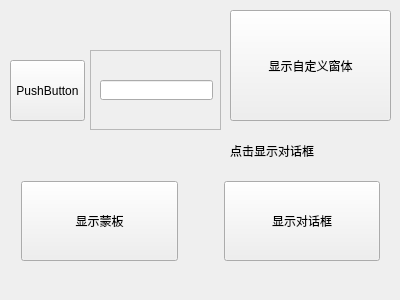
<?xml version="1.0" encoding="UTF-8"?>
<ui version="4.0">
 <class>QWindowTest</class>
 <widget class="QBaseWindow" name="QWindowTest">
  <property name="geometry">
   <rect>
    <x>0</x>
    <y>0</y>
    <width>400</width>
    <height>300</height>
   </rect>
  </property>
  <property name="windowTitle">
   <string>QWindowTest</string>
  </property>
  <widget class="QPushButton" name="PB_TestWindow">
   <property name="geometry">
    <rect>
     <x>230</x>
     <y>10</y>
     <width>161</width>
     <height>111</height>
    </rect>
   </property>
   <property name="text">
    <string>显示自定义窗体</string>
   </property>
  </widget>
  <widget class="QLabel" name="label">
   <property name="geometry">
    <rect>
     <x>230</x>
     <y>135</y>
     <width>91</width>
     <height>31</height>
    </rect>
   </property>
   <property name="styleSheet">
    <string notr="true">border-color: rgb(0, 170, 255);
gridline-color: rgb(85, 255, 127);</string>
   </property>
   <property name="text">
    <string>点击显示对话框</string>
   </property>
  </widget>
  <widget class="QWidget" name="horizontalLayoutWidget">
   <property name="geometry">
    <rect>
     <x>10</x>
     <y>170</y>
     <width>381</width>
     <height>82</height>
    </rect>
   </property>
   <layout class="QHBoxLayout" name="horizontalLayout">
    <property name="sizeConstraint">
     <enum>QLayout::SetMinimumSize</enum>
    </property>
    <item>
     <widget class="QPushButton" name="PB_Dialog1">
      <property name="minimumSize">
       <size>
        <width>0</width>
        <height>80</height>
       </size>
      </property>
      <property name="text">
       <string>显示蒙板</string>
      </property>
     </widget>
    </item>
    <item>
     <spacer name="horizontalSpacer">
      <property name="orientation">
       <enum>Qt::Horizontal</enum>
      </property>
      <property name="sizeType">
       <enum>QSizePolicy::Fixed</enum>
      </property>
      <property name="sizeHint" stdset="0">
       <size>
        <width>40</width>
        <height>20</height>
       </size>
      </property>
     </spacer>
    </item>
    <item>
     <widget class="QPushButton" name="PB_Dialog2">
      <property name="minimumSize">
       <size>
        <width>0</width>
        <height>80</height>
       </size>
      </property>
      <property name="text">
       <string>显示对话框</string>
      </property>
     </widget>
    </item>
   </layout>
  </widget>
  <widget class="QPushButton" name="pushButton">
   <property name="geometry">
    <rect>
     <x>10</x>
     <y>60</y>
     <width>75</width>
     <height>61</height>
    </rect>
   </property>
   <property name="text">
    <string>PushButton</string>
   </property>
  </widget>
  <widget class="QFrame" name="frame">
   <property name="geometry">
    <rect>
     <x>90</x>
     <y>50</y>
     <width>131</width>
     <height>80</height>
    </rect>
   </property>
   <property name="frameShape">
    <enum>QFrame::StyledPanel</enum>
   </property>
   <property name="frameShadow">
    <enum>QFrame::Raised</enum>
   </property>
   <widget class="QLineEdit" name="lineEdit">
    <property name="geometry">
     <rect>
      <x>10</x>
      <y>30</y>
      <width>113</width>
      <height>20</height>
     </rect>
    </property>
   </widget>
  </widget>
 </widget>
 <layoutdefault spacing="6" margin="11"/>
 <customwidgets>
  <customwidget>
   <class>QBaseWindow</class>
   <extends>QWidget</extends>
   <header>qbasewindow.h</header>
   <container>1</container>
  </customwidget>
 </customwidgets>
 <resources/>
 <connections/>
</ui>
